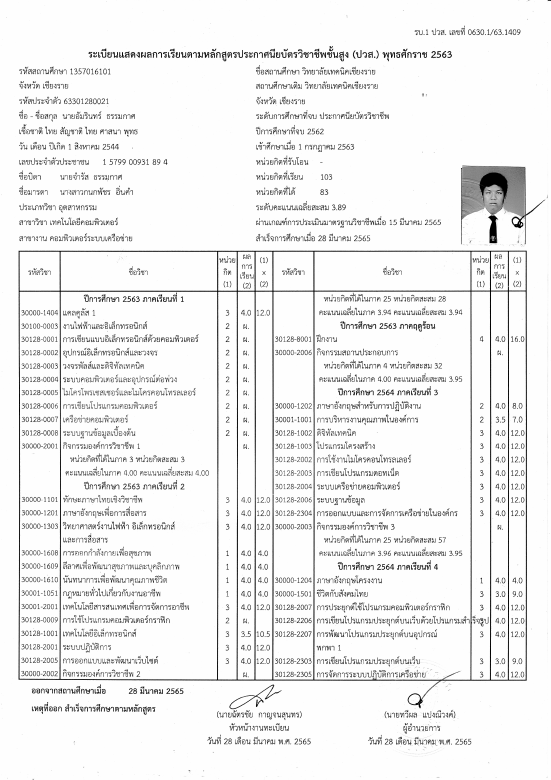
#> input picture django/ocr_project/media/img-3.png, 1653 x 2338 px (shown at 1/3 size)
$ python -i function_tn_tsr.py   (imports and definitions only)
#> lines starting #> are read from the running program, lines starting #| are printed output that depends on the picture
#> further down, picture is the input picture: shape (2338, 1653); min 0, max 255, mean 239.5
import pytesseract
import cv2
import numpy as np

# [341 lines left out: functions split_grade_table_and_students, biggest_contour, persective_transformation, group_indices, find_table_columns_rows, detect_text_group_in_cell and 2 more, not called in this run]

def crop_border(image, left_percent=0, right_percent=0, top_percent=0, bottom_percent=0):

    # หาความกว้างและความสูงของภาพ
#> called with left_percent = 0.06, right_percent = 0.06, top_percent = 0.06, bottom_percent = 0.01
    height, width = image.shape
#> height = 2338; width = 1653
    print(height)
#| 2338
    print(width)
#| 1653

    # คำนวณพิกัดที่จะตัด (แปลงเป็นพิกเซล)
    x_start = int(width * left_percent)
#> x_start = 99
    x_end = int(width * (1 - right_percent))
#> x_end = 1553
    y_start = int(height * top_percent)
#> y_start = 140
    y_end = int(height * (1 - bottom_percent))
#> y_end = 2314

    # ตัดภาพ (Crop)
    cropped_img = image[y_start:y_end, x_start:x_end]
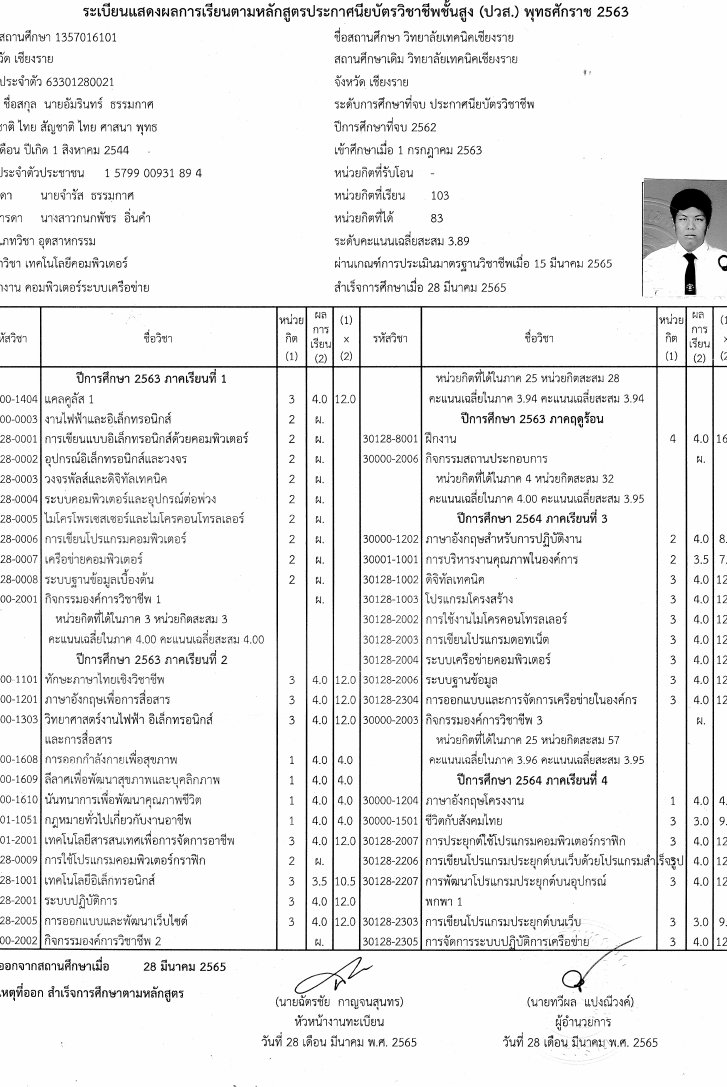
#> cropped_img: shape (2174, 1454) (shown at 1/2 size); min 0, max 255, mean 237.7

    #

    return cropped_img

def find_text_student_info_fh(student_info_fh_img):

    student_info_fh_img = crop_border(student_info_fh_img.copy(), 0.06, 0.06, 0.06, 0.01)

    rgb_image = cv2.cvtColor(student_info_fh_img.copy(), cv2.COLOR_GRAY2RGB)

    # กำหนด kernel (ขนาดของ kernel สามารถปรับเปลี่ยนได้ตามความเหมาะสม)
    kernel_open = np.ones((2, 2), np.uint8)
    kernel_close = np.ones((6, 50), np.uint8)

    opening = cv2.morphologyEx(student_info_fh_img.copy(), cv2.MORPH_OPEN, kernel=kernel_open, iterations=1)
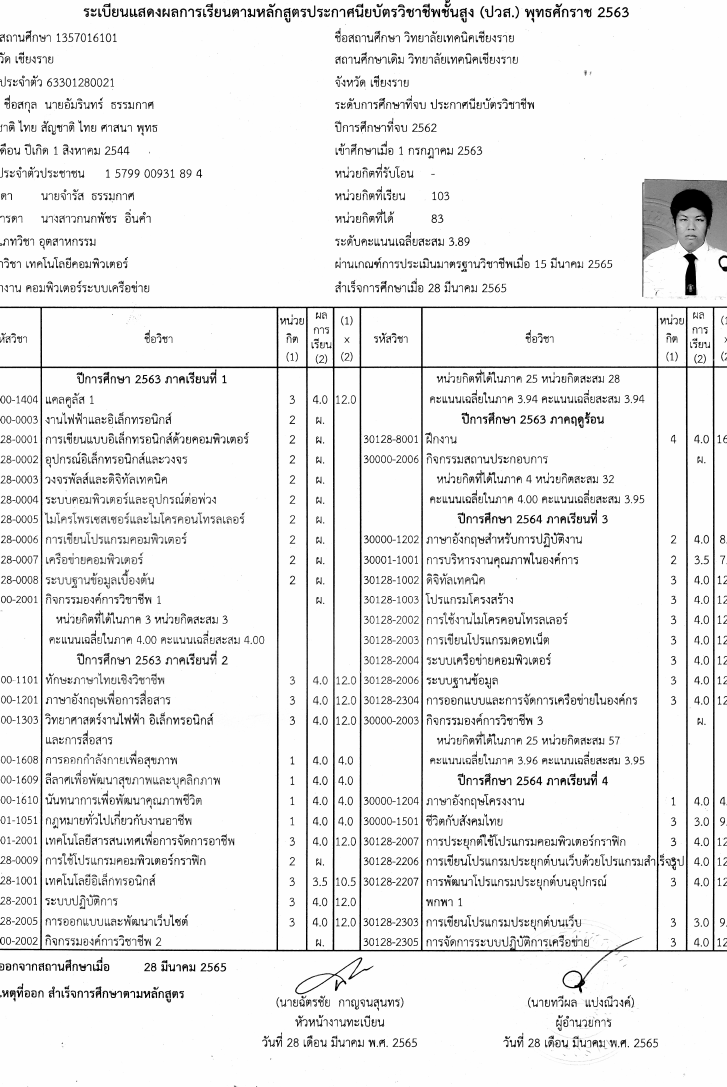
#> opening: shape (2174, 1454) (shown at 1/2 size); min 0, max 254, mean 237
    closing = cv2.morphologyEx(opening, cv2.MORPH_CLOSE, kernel=kernel_close, iterations=2)
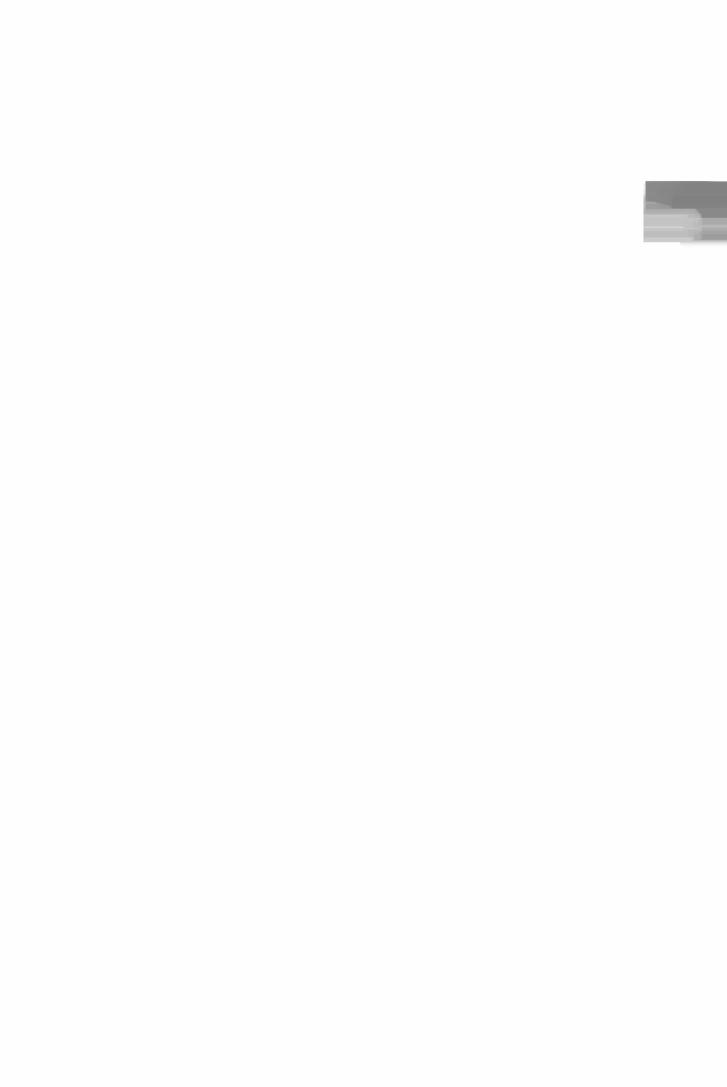
#> closing: shape (2174, 1454) (shown at 1/2 size); min 129, max 254, mean 253.4

    rgb_closing_image = cv2.cvtColor(closing, cv2.COLOR_GRAY2RGB)


    num_labels, labels, stats, centroids = cv2.connectedComponentsWithStats(closing, connectivity=8)
#> labels: shape (2174, 1454) int32; every value is 1
#> num_labels = 2; stats = [[-1, 2147483647, 0, 0, 0], [0, 0, 1454, 2174, 3160996]]; centroids = [[nan, nan], [726.5, 1086.5]]

    # 1. เอา stats ตัวแรก (background) ออก
    stats_no_bg = stats[1:]
#> stats_no_bg = [[0, 0, 1454, 2174, 3160996]]

    # 2. เรียง stats ใหม่โดยใช้ค่า area (คอลัมน์ที่ 4) จากมากไปน้อย
    sorted_indices = np.argsort(-stats_no_bg[:, 4])
#> sorted_indices = [0]
    sorted_stats = stats_no_bg[sorted_indices]
#> sorted_stats = [[0, 0, 1454, 2174, 3160996]]

    # 3. เลือกแค่ 13 element ที่มีค่า area สูงสุด
    top_13_stats = sorted_stats[:13]
#> top_13_stats = [[0, 0, 1454, 2174, 3160996]]
    top_13_stats_sorted_by_y = top_13_stats[np.argsort(top_13_stats[:, 1])]
#> top_13_stats_sorted_by_y = [[0, 0, 1454, 2174, 3160996]]

    img_height, img_width = student_info_fh_img.shape[:2]
#> img_height = 2174; img_width = 1454

    # กำหนด margin เป็นเปอร์เซ็นต์ของขนาด bounding box
    # เช่น กำหนด 10% ของความกว้าง/ความสูงของ bounding box สำหรับแต่ละด้าน
    left_margin_percent = 0.1    # ขยายซ้าย 10%
    right_margin_percent = 0.1   # ขยายขวา 10%
    top_margin_percent = 0.2     # ขยายบน 20%
    bottom_margin_percent = 0.1  # ขยายล่าง 10%

    text_group_stud_fh = []
    for idx, stats in enumerate(top_13_stats_sorted_by_y): # เก็บภาพกลุม
        x, y, w, h, area = stats

        # คำนวณ margin ตามเปอร์เซ็นต์ของ bounding box
        left_margin = int(w * left_margin_percent)
        right_margin = int(w * right_margin_percent)
        top_margin = int(h * top_margin_percent)
        bottom_margin = int(h * bottom_margin_percent)

        # คำนวณพิกัดใหม่โดยใช้ margin ที่คำนวณได้
        x_new = max(x - left_margin, 0)
        y_new = max(y - top_margin, 0)
        x_end = min(x + w + right_margin, img_width)
        y_end = min(y + h + bottom_margin, img_height)

        cluster_img = student_info_fh_img[y_new:y_end, x_new:x_end]
        text_group_stud_fh.append(cluster_img)

        # วาดกรอบที่ขยายแล้วลงบนภาพ
        cv2.rectangle(rgb_image, (x_new, y_new), (x_end, y_end), (0, 255, 0), 1)
        cv2.rectangle(rgb_closing_image, (x_new, y_new), (x_end, y_end), (0, 255, 0), 1)
#> this loop made 1 pass
#> (x, y, w, h, area, left_margin, right_margin, top_margin) on pass 1: (0, 0, 1454, 2174, 3160996, 145, 145, 434)
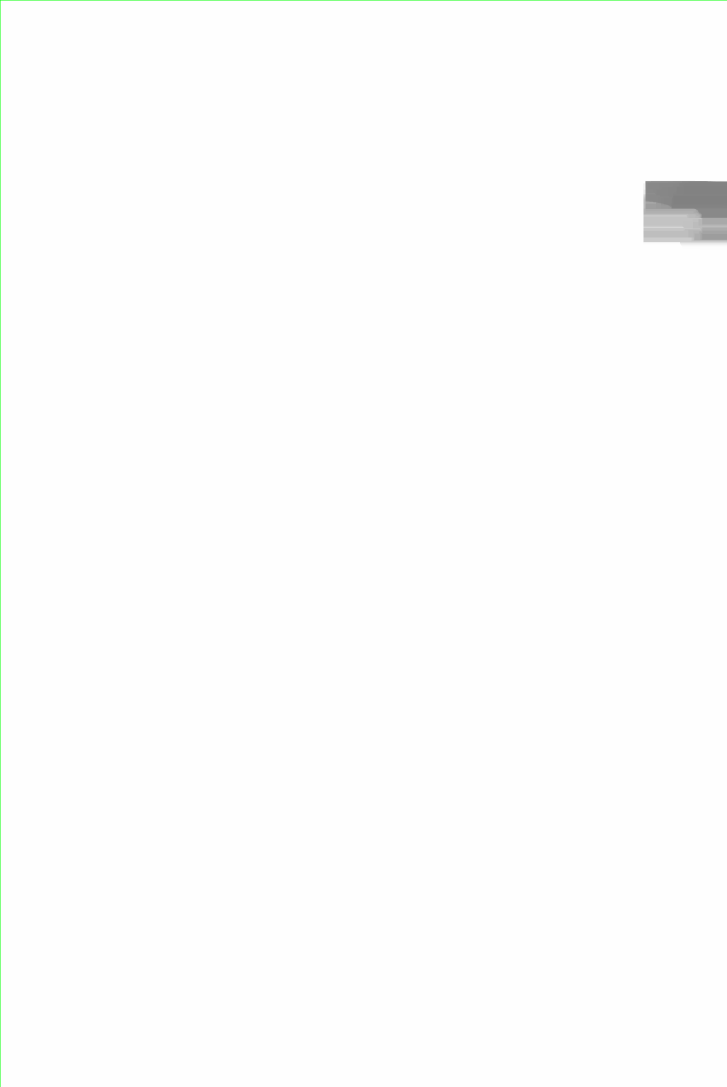
#> rgb_closing_image: shape (2174, 1454, 3) (shown at 1/2 size); mean B, G, R 253.1, 253.4, 253.1
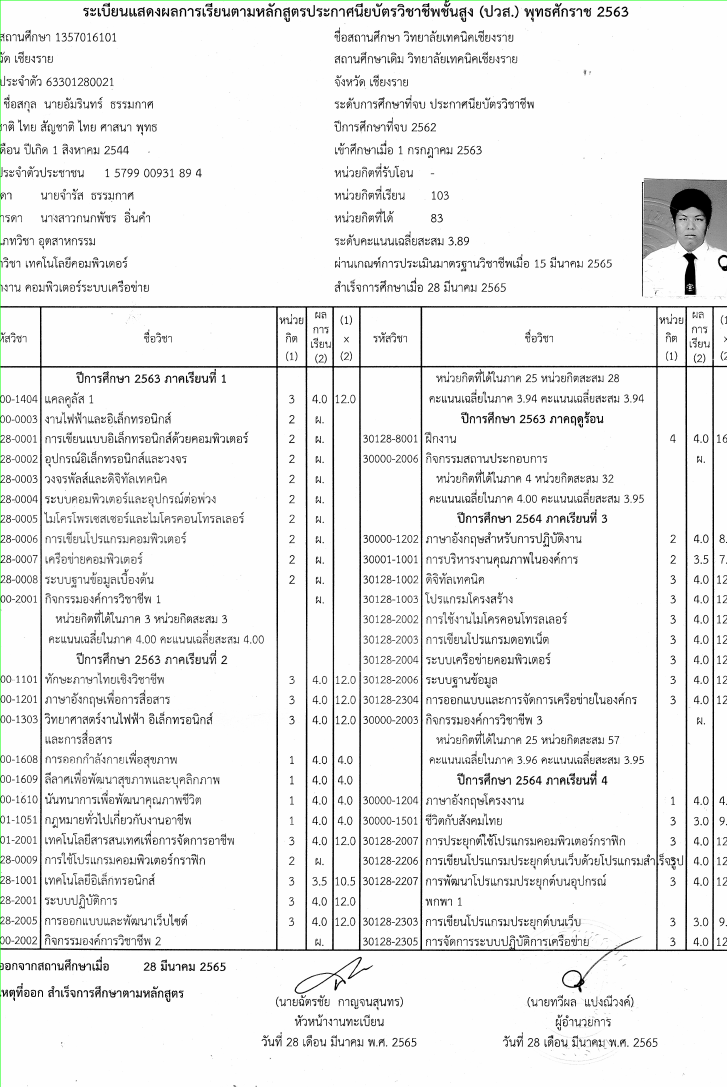
#> rgb_image: shape (2174, 1454, 3) (shown at 1/2 size); mean B, G, R 237.4, 237.7, 237.4
#> after the loop, text_group_stud_fh = 1 item


    return text_group_stud_fh[1:]

# [151 lines left out: functions find_text_student_info_sh, detect_sub_text_in_group_stud, detect_sub_text_in_group_stud, predict_text_stud, find_table, not called in this run]

>>> import cv2
>>> picture = cv2.imread('../media/img-3.png', cv2.IMREAD_GRAYSCALE)
>>> result = find_text_student_info_fh(picture)
#> result = []
